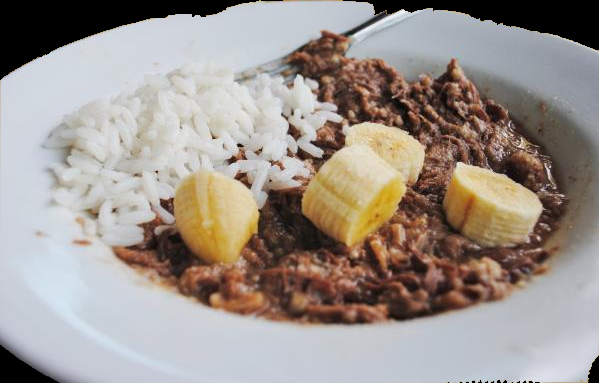
#> input picture assets/images/imagem10.jpg, 599 x 383 px
$ python -i pre_processamento.py   (imports and definitions only)
#> lines starting #> are read from the running program, lines starting #| are printed output that depends on the picture
import matplotlib.pyplot as plt
from PIL import Image, ImageEnhance
from pathlib import Path
from scipy import ndimage
import numpy as np
from skimage.metrics import adapted_rand_error
from skimage.filters import sobel, gabor
from skimage.morphology import binary_closing, binary_opening, binary_dilation, binary_erosion, skeletonize, thin, disk

def criaMascara(img):

    base_dir = Path(__file__).parent


    images_dir = base_dir / "assets/images"

    ######################################################################################
    #Funções para avaliar a qualidade da máscara

    #IoU - sobreposição
    # [21 lines left out: functions calcular_iou, calcular_dice, calcular_mse, not called in this run]

    #Rand Index - similaridade entre grupos de pixel
    def calcular_rand_index(mascara_obtida, mascara_ideal):
        error, precision, recall = adapted_rand_error(mascara_ideal, mascara_obtida)
        return error, precision, recall

    ######################################################################################

    # Função para plotar imagens
    # [58 lines left out: functions plotar_imagens, aplicar_morfologia, not called in this run]

    # Carregando a imagem
    img_rgb = Image.open(images_dir / "imagem10.jpg")
    img = img.convert('L')  # Convertendo para escala de cinza / 2 dim

    mascara_ideal_rgb = Image.open(images_dir / "images mask/imagem1-label-mascara.jpg")
    mascara_ideal = mascara_ideal_rgb.convert('L')
    mascara_ideal = np.array(mascara_ideal) > 128  # Transformar para binário

    # Aumentando o contraste da imagem
    enhancer = ImageEnhance.Contrast(img)  # 1.2 aumenta o contraste; 1.0 seria o padrão
    img_contraste0 = enhancer.enhance(1.2)  # 2º melhor (em cinza)
    img_contraste1 = enhancer.enhance(1.3)  # 1º melhor (em cinza)
    img_contraste2 = enhancer.enhance(1.4)  # 3º melhor (em cinza)
    img_contraste3 = enhancer.enhance(1.5)  # 4º melhor (em cinza)

    #plotar_imagens(img_rgb , img, img_contraste0, img_contraste1, img_contraste2, img_contraste3, 'Contraste Aumentado 1.2' , 'Contraste Aumentado 1.3', 'Contraste Aumentado 1.4' , 'Contraste Aumentado 1.5')

    # Aplicando filtro de média
    img_media0 = ndimage.median_filter(img_contraste1, size=2)  # 4º melhor (em cinza)
    img_media1 = ndimage.median_filter(img_contraste1, size=3)  # 2º melhor (em cinza)
    img_media2 = ndimage.median_filter(img_contraste1, size=4)  # 1º melhor (em cinza)
    img_media3 = ndimage.median_filter(img_contraste1, size=5)  # 3º melhor (em cinza)

    #plotar_imagens(img_rgb , img, img_media0, img_media1, img_media2, img_media3, 'Filtro de media size 2', 'Filtro de media size 3', 'Filtro de media size 4', 'Filtro de media size 5')

    ######################################################################################

    # Aplicando filtro gaussiano
    img_gaussian0 = ndimage.gaussian_filter(img_media2, sigma=0.5)  # 2º melhor (em cinza)
    img_gaussian1 = ndimage.gaussian_filter(img_media2, sigma=1)  # 1º melhor (em cinza)
    img_gaussian2 = ndimage.gaussian_filter(img_media2, sigma=1.5)  # 3º melhor (em cinza)
    img_gaussian3 = ndimage.gaussian_filter(img_media2, sigma=2)  # 4º melhor (em cinza)

    #plotar_imagens(img_rgb , img, img_gaussian0, img_gaussian1, img_gaussian2, img_gaussian3, 'Filtro gaussiano sigma 0.5', 'Filtro gaussiano sigma 1', 'Filtro gaussiano sigma 1.5', 'Filtro gaussiano sigma 2')

    ######################################################################################

    # Aplicando sobel (com limiar)
    sobel_thresh = 0.0046       #pode ser que mexendo nisso a máscara melhore. Está bom, mas pode melhorar
    img_sobel = sobel(img_gaussian1)
    img_sobel_limiar = np.where(img_sobel > sobel_thresh, img_sobel, 0)

    fig, ax = plt.subplots(ncols=1, sharex=True, sharey=True, figsize=(6, 6))
    ax.imshow(img_sobel_limiar, cmap='gray')
    ax.set_title('Imagem com Sobel (Limiar aplicado)')
    ax.axis('off')
    plt.tight_layout()
    plt.show()

    # Aplicando morfologia às imagens após o limiar de Sobel
    img_sobel_morf = aplicar_morfologia(img_sobel_limiar, operacao="closing", elemento_estruturante=2)

    fig, ax = plt.subplots(ncols=1, sharex=True, sharey=True, figsize=(6, 6))
    ax.imshow(img_sobel_morf, cmap='gray')
    ax.set_title('Imagem com Sobel (Morfologia aplicada)')
    ax.axis('off')
    plt.tight_layout()
    plt.show()

    ######################################################################################

    # Aplicando filtro de Gabor (com limiar)
    gabor_thresh = 0.001       #pode ser que mexendo nisso a máscara melhore. Está bom, mas pode melhorar
    filt_real0, img_gabor0 = gabor(img_gaussian1, frequency=0.7)  # 1º melhor (em cinza)
    filt_real1, img_gabor1 = gabor(img_gaussian1, frequency=0.9)  # 2º melhor (em cinza)
    filt_real2, img_gabor2 = gabor(img_gaussian1, frequency=1.1)  # 3º melhor (em cinza)
    filt_real3, img_gabor3 = gabor(img_gaussian1, frequency=1.3)  # 4º melhor (em cinza)

    # Aplicando o limiar ao filtro de Gabor
    img_gabor0_limiar = np.where(img_gabor0 > gabor_thresh, img_gabor0, 0)
    img_gabor1_limiar = np.where(img_gabor1 > gabor_thresh, img_gabor1, 0)
    img_gabor2_limiar = np.where(img_gabor2 > gabor_thresh, img_gabor2, 0)
    img_gabor3_limiar = np.where(img_gabor3 > gabor_thresh, img_gabor3, 0)

    # Plotando as imagens resultantes com o limiar aplicado
    #plotar_imagens(img_rgb , img, img_gabor0_limiar, img_gabor1_limiar, img_gabor2_limiar, img_gabor3_limiar, 'Gabor (0.7) com Limiar', 'Gabor (0.9) com Limiar', 'Gabor (1.1) com Limiar', 'Gabor (1.3) com Limiar')

    img_gabor0_morf = aplicar_morfologia(img_gabor0_limiar, operacao="closing", elemento_estruturante=2)
    img_gabor1_morf = aplicar_morfologia(img_gabor1_limiar, operacao="closing", elemento_estruturante=2)
    img_gabor2_morf = aplicar_morfologia(img_gabor2_limiar, operacao="closing", elemento_estruturante=2)
    img_gabor3_morf = aplicar_morfologia(img_gabor3_limiar, operacao="closing", elemento_estruturante=2)

    #plotar_imagens(img_rgb , img, img_gabor0_morf, img_gabor1_morf, img_gabor2_morf, img_gabor3_morf, 'Gabor (0.7) com Morfologia', 'Gabor (0.9) com Morfologia', 'Gabor (1.1) com Morfologia', 'Gabor (1.3) com Morfologia')

    ######################################################################################
    # Plotando a máscara final e os resultados intermediários
    mascara_final = np.maximum(img_sobel_morf, img_gabor0_morf)

    # Redimensionando a mascara_final para ter o mesmo tamanho da mascara_ideal
    mascara_final_resized = Image.fromarray(mascara_final).resize(mascara_ideal.shape[::-1], Image.NEAREST)
    mascara_final_resized = np.array(mascara_final_resized)

    # Nem todas as imagens estão rodando certinho
    iou = calcular_iou(mascara_final_resized, mascara_ideal)
    dice = calcular_dice(mascara_final_resized, mascara_ideal)
    mse = calcular_mse(mascara_final_resized, mascara_ideal)
    rand_error, precision, recall = calcular_rand_index(mascara_final_resized, mascara_ideal)

    mascara_original = Image.fromarray(mascara_final_resized).resize(mascara_final.shape[::-1], Image.NEAREST)
    mascara_original = np.array(mascara_original)

    print(f"IoU: {iou}, Dice: {dice}, MSE: {mse}")
    print(f"Rand Error: {rand_error}, Precision: {precision}, Recall: {recall}")

    #plotar_imagens(img_rgb, img, img_sobel_morf, img_gabor0_morf, mascara_original, img_gabor1_morf,
    #                'Sobel com Morfologia', 'Gabor com Morfologia', 'Mascara Final', 'IGNORAR')

    return mascara_original

>>> import cv2
>>> picture = cv2.imread('assets/images/imagem10.jpg', cv2.IMREAD_GRAYSCALE)
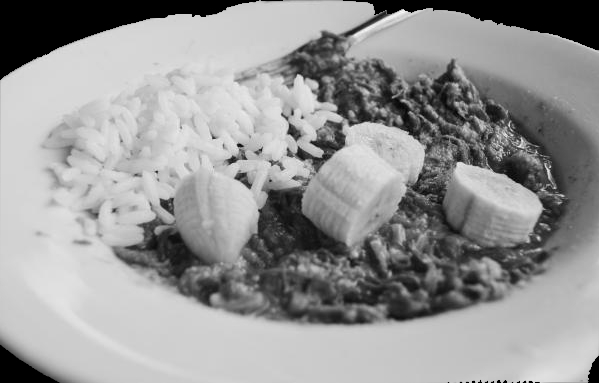
#> picture: shape (383, 599); min 0, max 250, mean 150.3
>>> result = criaMascara(picture)
#> (the run stopped early here; a loop or call above may not have finished)

$ run again, on assets/images/imagem2.jpg
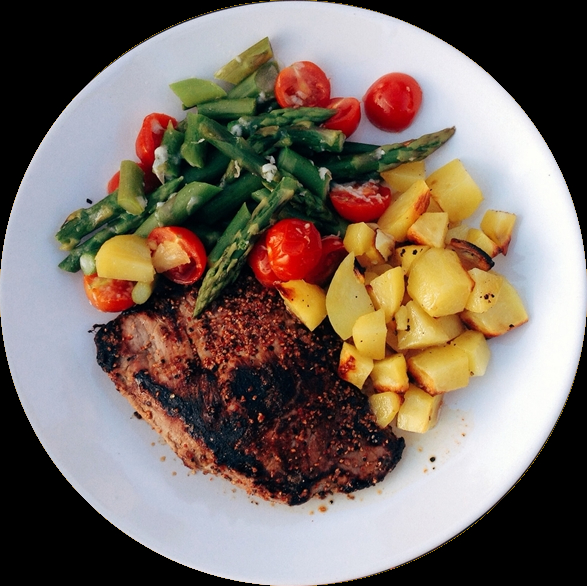
#> input picture assets/images/imagem2.jpg, 587 x 586 px
#> `picture = cv2.imread('assets/images/imagem10.jpg', cv2.IMREAD_GRAYSCALE)`:
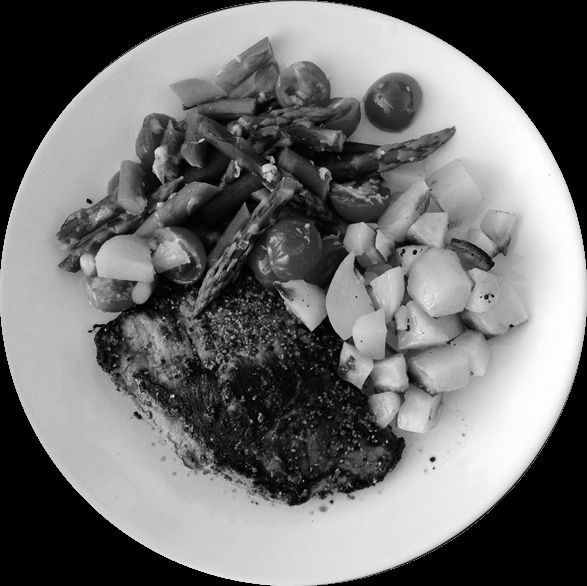
#> picture: shape (586, 587); min 0, max 255, mean 112.7

$ run again, on assets/images/imagem3.jpg
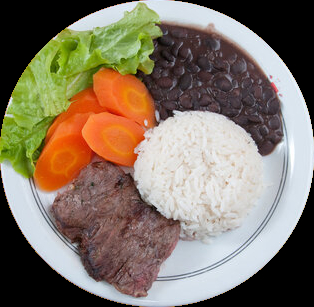
#> input picture assets/images/imagem3.jpg, 314 x 307 px
#> `picture = cv2.imread('assets/images/imagem10.jpg', cv2.IMREAD_GRAYSCALE)`:
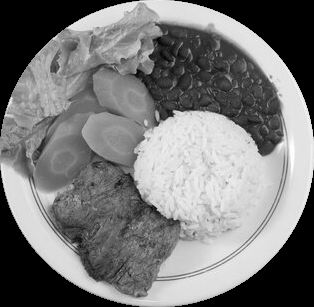
#> picture: shape (307, 314); min 0, max 255, mean 121.5
